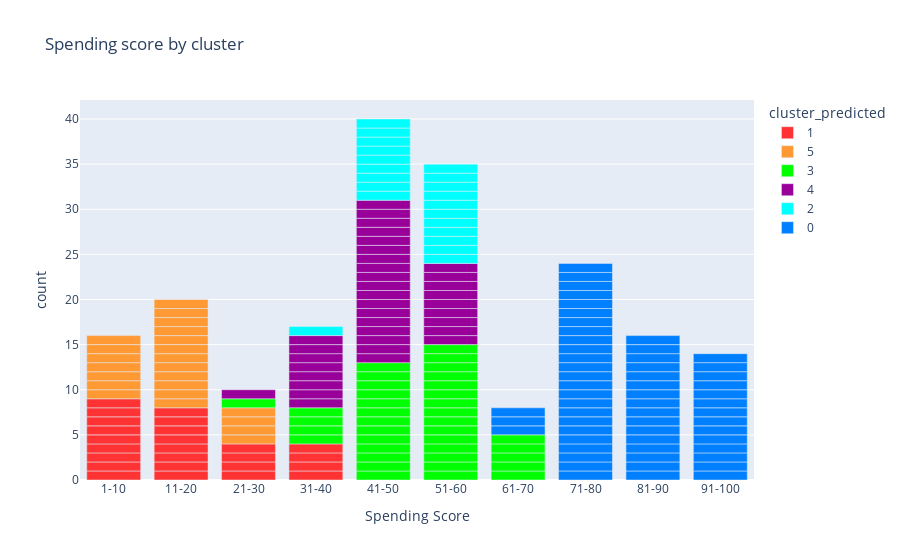

Here is the notebook cell this chart was saved with:
### Code cell
import plotly.express as px


df_analisis["cluster_predicted"] = df_analisis["cluster_predicted"].astype(str)
fig = px.bar(df_analisis, x="Spending Score",color="cluster_predicted", title="Spending score by cluster",color_discrete_sequence=["#ff3333","#ff9933", "#00ff00","#990099","#00ffff","#0080ff"])
fig.show()

fig.write_html("scores_cluster.html")

### Figure 1 — Plotly figure (JSON) as saved in the notebook; plotly's stock layout.template omitted (floating-point values rounded to 4 significant figures)
{"data": [{"alignmentgroup": "True", "hovertemplate": "cluster_predicted=1<br>Spending Score=%{x}<br>count=%{y}<extra></extra>", "legendgroup": "1", "marker": {"color": "#ff3333"}, "name": "1", "offsetgroup": "1", "orientation": "v", "showlegend": true, "textposition": "auto", "type": "bar", "x": ["1-10", "1-10", "1-10", "1-10", "1-10", "1-10", "1-10", "1-10", "1-10", "11-20", "11-20", "11-20", "11-20", "11-20", "11-20", "11-20", "11-20", "21-30", "21-30", "21-30", "21-30", "31-40", "31-40", "31-40", "31-40"], "xaxis": "x", "y": [1, 1, 1, 1, 1, 1, 1, 1, 1, 1, 1, 1, 1, 1, 1, 1, 1, 1, 1, 1, 1, 1, 1, 1, 1], "yaxis": "y"}, {"alignmentgroup": "True", "hovertemplate": "cluster_predicted=5<br>Spending Score=%{x}<br>count=%{y}<extra></extra>", "legendgroup": "5", "marker": {"color": "#ff9933"}, "name": "5", "offsetgroup": "5", "orientation": "v", "showlegend": true, "textposition": "auto", "type": "bar", "x": ["1-10", "1-10", "1-10", "1-10", "1-10", "1-10", "1-10", "11-20", "11-20", "11-20", "11-20", "11-20", "11-20", "11-20", "11-20", "11-20", "11-20", "11-20", "11-20", "21-30", "21-30", "21-30", "21-30"], "xaxis": "x", "y": [1, 1, 1, 1, 1, 1, 1, 1, 1, 1, 1, 1, 1, 1, 1, 1, 1, 1, 1, 1, 1, 1, 1], "yaxis": "y"}, {"alignmentgroup": "True", "hovertemplate": "cluster_predicted=3<br>Spending Score=%{x}<br>count=%{y}<extra></extra>", "legendgroup": "3", "marker": {"color": "#00ff00"}, "name": "3", "offsetgroup": "3", "orientation": "v", "showlegend": true, "textposition": "auto", "type": "bar", "x": ["21-30", "31-40", "31-40", "31-40", "31-40", "41-50", "41-50", "41-50", "41-50", "41-50", "41-50", "41-50", "41-50", "41-50", "41-50", "41-50", "41-50", "41-50", "51-60", "51-60", "51-60", "51-60", "51-60", "51-60", "51-60", "51-60", "51-60", "51-60", "51-60", "51-60", "51-60", "51-60", "51-60", "61-70", "61-70", "61-70", "61-70", "61-70"], "xaxis": "x", "y": [1, 1, 1, 1, 1, 1, 1, 1, 1, 1, 1, 1, 1, 1, 1, 1, 1, 1, 1, 1, 1, 1, 1, 1, 1, 1, 1, 1, 1, 1, 1, 1, 1, 1, 1, 1, 1, 1], "yaxis": "y"}, {"alignmentgroup": "True", "hovertemplate": "cluster_predicted=4<br>Spending Score=%{x}<br>count=%{y}<extra></extra>", "legendgroup": "4", "marker": {"color": "#990099"}, "name": "4", "offsetgroup": "4", "orientation": "v", "showlegend": true, "textposition": "auto", "type": "bar", "x": ["21-30", "31-40", "31-40", "31-40", "31-40", "31-40", "31-40", "31-40", "31-40", "41-50", "41-50", "41-50", "41-50", "41-50", "41-50", "41-50", "41-50", "41-50", "41-50", "41-50", "41-50", "41-50", "41-50", "41-50", "41-50", "41-50", "41-50", "51-60", "51-60", "51-60", "51-60", "51-60", "51-60", "51-60", "51-60", "51-60"], "xaxis": "x", "y": [1, 1, 1, 1, 1, 1, 1, 1, 1, 1, 1, 1, 1, 1, 1, 1, 1, 1, 1, 1, 1, 1, 1, 1, 1, 1, 1, 1, 1, 1, 1, 1, 1, 1, 1, 1], "yaxis": "y"}, {"alignmentgroup": "True", "hovertemplate": "cluster_predicted=2<br>Spending Score=%{x}<br>count=%{y}<extra></extra>", "legendgroup": "2", "marker": {"color": "#00ffff"}, "name": "2", "offsetgroup": "2", "orientation": "v", "showlegend": true, "textposition": "auto", "type": "bar", "x": ["31-40", "41-50", "41-50", "41-50", "41-50", "41-50", "41-50", "41-50", "41-50", "41-50", "51-60", "51-60", "51-60", "51-60", "51-60", "51-60", "51-60", "51-60", "51-60", "51-60", "51-60"], "xaxis": "x", "y": [1, 1, 1, 1, 1, 1, 1, 1, 1, 1, 1, 1, 1, 1, 1, 1, 1, 1, 1, 1, 1], "yaxis": "y"}, {"alignmentgroup": "True", "hovertemplate": "cluster_predicted=0<br>Spending Score=%{x}<br>count=%{y}<extra></extra>", "legendgroup": "0", "marker": {"color": "#0080ff"}, "name": "0", "offsetgroup": "0", "orientation": "v", "showlegend": true, "textposition": "auto", "type": "bar", "x": ["61-70", "61-70", "61-70", "71-80", "71-80", "71-80", "71-80", "71-80", "71-80", "71-80", "71-80", "71-80", "71-80", "71-80", "71-80", "71-80", "71-80", "71-80", "71-80", "71-80", "71-80", "71-80", "71-80", "71-80", "71-80", "71-80", "71-80", "81-90", "81-90", "81-90", "81-90", "81-90", "81-90", "81-90", "81-90", "81-90", "81-90", "81-90", "81-90", "81-90", "81-90", "81-90", "81-90", "91-100", "91-100", "91-100", "91-100", "91-100", "91-100", "91-100", "91-100", "91-100", "91-100", "91-100", "91-100", "91-100", "91-100"], "xaxis": "x", "y": [1, 1, 1, 1, 1, 1, 1, 1, 1, 1, 1, 1, 1, 1, 1, 1, 1, 1, 1, 1, 1, 1, 1, 1, 1, 1, 1, 1, 1, 1, 1, 1, 1, 1, 1, 1, 1, 1, 1, 1, 1, 1, 1, 1, 1, 1, 1, 1, 1, 1, 1, 1, 1, 1, 1, 1, 1], "yaxis": "y"}], "layout": {"barmode": "relative", "legend": {"title": {"text": "cluster_predicted"}, "tracegroupgap": 0}, "title": {"text": "Spending score by cluster"}, "xaxis": {"anchor": "y", "domain": [0, 1], "title": {"text": "Spending Score"}}, "yaxis": {"anchor": "x", "domain": [0, 1], "title": {"text": "count"}}}}
